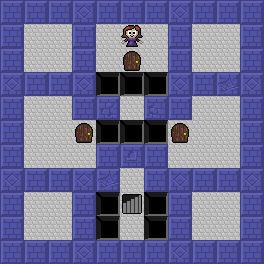

Rendered tile map (Tiled .tmx) drawn with the repository's tilesets; below, a short description and the map source with its tile grids summarised:
An orthogonal 11x11 tile map with 24x24 px tiles, 3 tile layers (Terrain, Objects, Decals), 2 tilesets.

<map version="1.0" orientation="orthogonal" width="11" height="11" tilewidth="24" tileheight="24">
 <tileset firstgid="1" source="Terrain.tsx" />
 <tileset firstgid="101" source="Objects.tsx" />
 <layer name="Terrain" width="11" height="11">
  <data>[121 cells, 121 non-empty, 4 distinct tile ids]</data>
 </layer>
 <layer name="Objects" width="11" height="11">
  <data>[121 cells, 4 non-empty, 2 distinct tile ids]</data>
 </layer>
 <layer name="Decals" width="11" height="11">
  <data>[121 cells, 17 non-empty, 5 distinct tile ids]</data>
 </layer>
</map>
